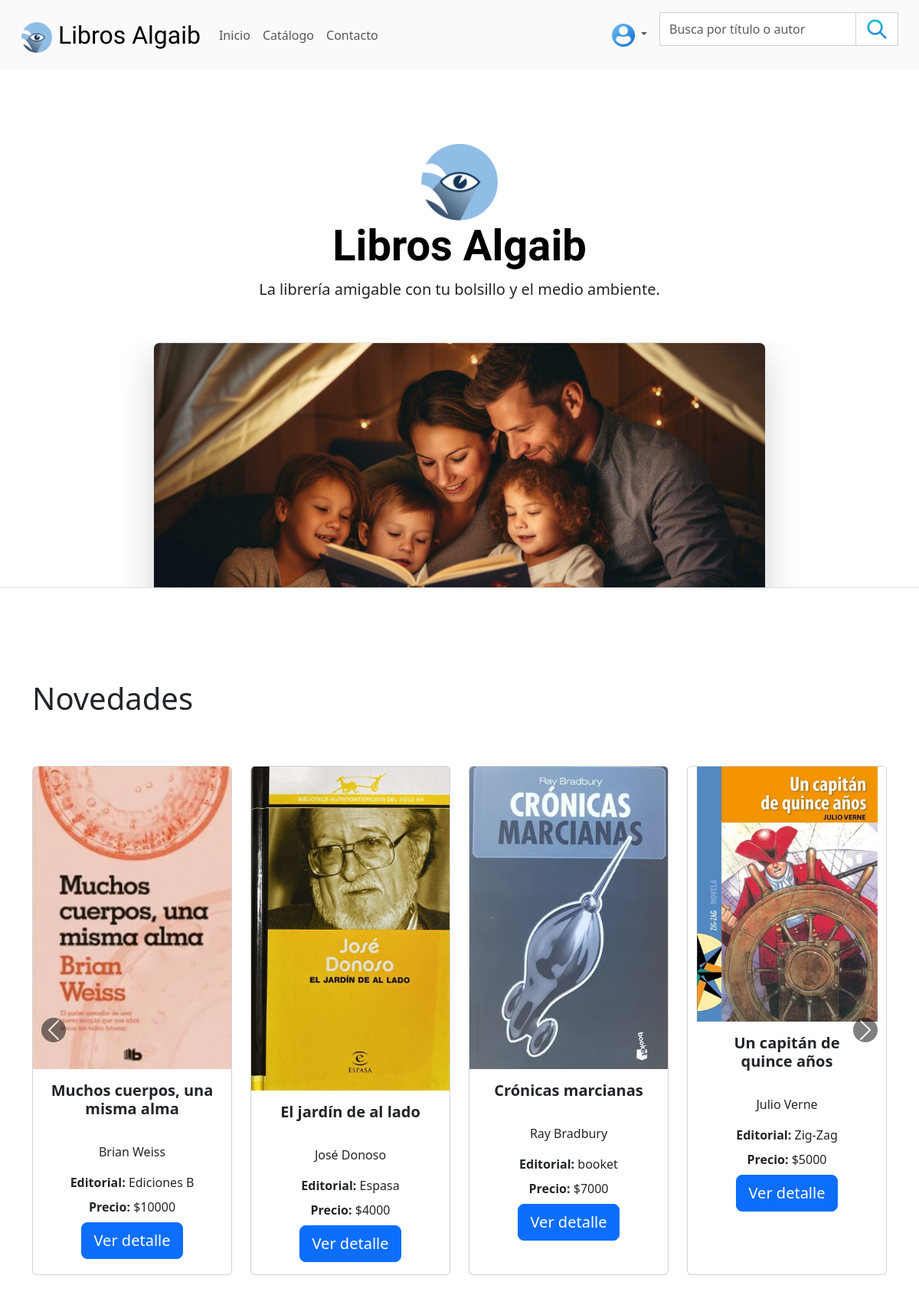
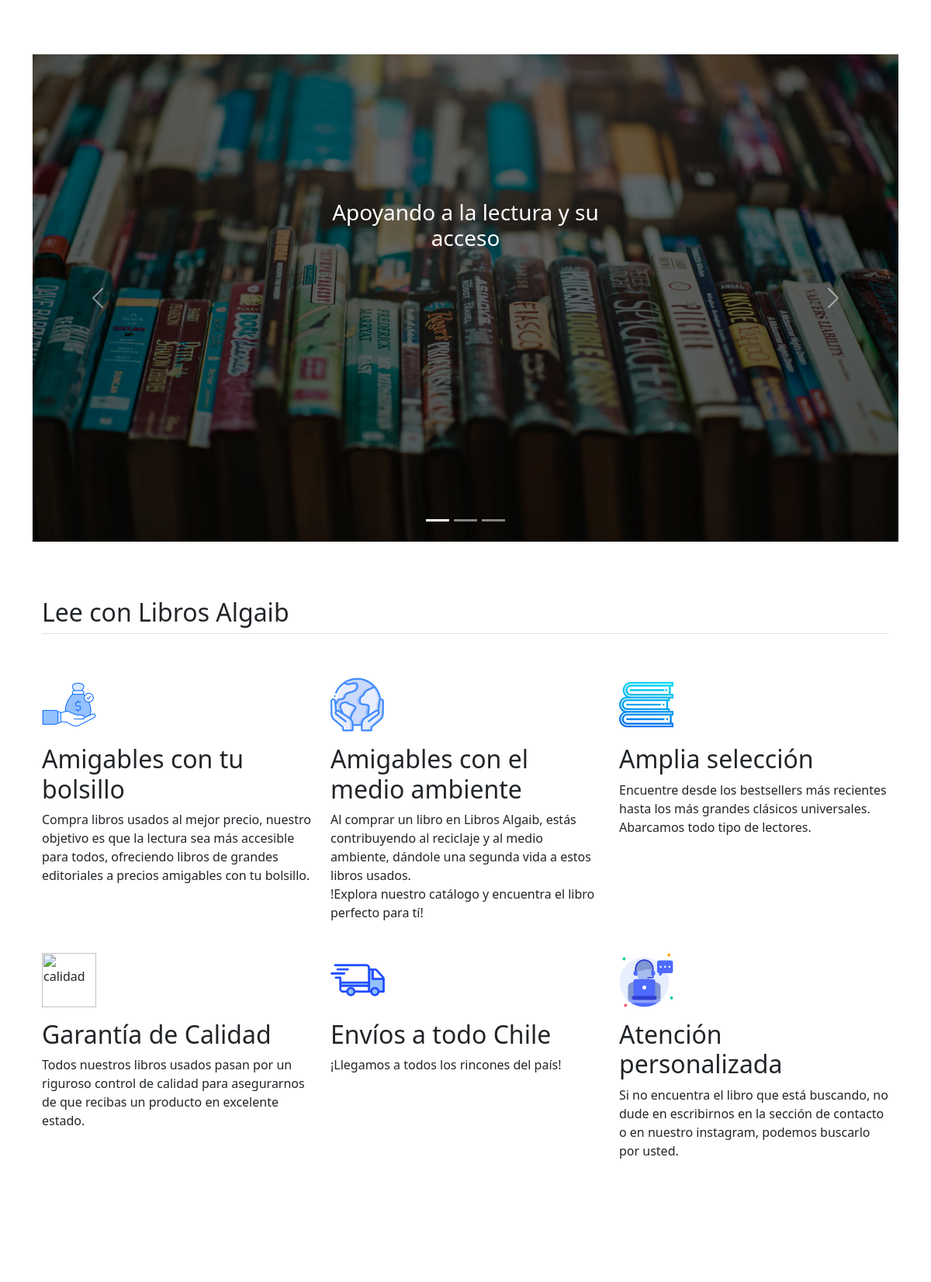
The page / (upper part) on the database its author committed (2 pictures, top to bottom).
### store/models.py (models this page shows, shortened)
class Product(models.Model):
    nombre = models.TextField()
    autor = models.TextField()
    editorial = models.CharField(max_length=255)
    precio = models.DecimalField(max_digits=6, decimal_places=0)
    stock = models.IntegerField()
    paginas = models.IntegerField()
    descripcion = models.TextField()
    fecha_ingreso = models.DateTimeField(auto_now_add=True)
    imagen = models.ImageField(upload_to='products/', null=True, blank=True)

### store/views.py (the view)
# urls.py: path('', views.index, name='index'),
def index(request):
    products = Product.objects.order_by('-fecha_ingreso')[:12]
    return render(request, 'index.html', {'products': products})

### store/templates/index.html (shortened to what this page needs)
{% load static %}
{% load bootstrap5 %}
<!DOCTYPE html>
<html lang="es">
<head>
    {% bootstrap_css %}
    <link rel="stylesheet" href="{% static 'css/navbar.css' %}">
    <link rel="stylesheet" href="{% static 'css/index.css' %}">
</head>
<body>
  <nav class="navbar navbar-expand-lg navbar-light sticky-top" id="mainNav">
    <div class="container-fluid">
        <a class="navbar-brand custom-font-logo" href="{% url 'index' %}"><img src="{% static 'img/logolibrosalgaib.png' %}" alt="Libros Algaib"> Libros Algaib</a>
        <div class="collapse navbar-collapse" id="navbarResponsive">
            <ul class="navbar-nav me-auto mb-2 mb-lg-0">
                <li class="nav-item"><a class="nav-link" href="#">Inicio</a></li>
                <li class="nav-item"><a class="nav-link" href="{% url 'product_list' %}">Catálogo</a></li>
                <li class="nav-item"><a class="nav-link" href="{% url 'contacto' %}">Contacto</a></li>
            </ul>
            <ul class="navbar-nav">
                <li class="nav-item dropdown">
                    <a class="nav-link dropdown-toggle" href="#" id="navbarDropdown" role="button" data-bs-toggle="dropdown" aria-expanded="false">
                        <img src="{% static 'img/usuario.png' %}" alt="Usuario" style="width: 30px; height: 30px;">
                    </a>
                </li>
            </ul>
            <form class="d-flex ms-2" method="GET" action="{% url 'product_list' %}">
                <input class="form-control rounded-0" type="search" name="q" placeholder="Busca por título o autor" aria-label="Search">
                <button class="btn btn-outline-light buttn-buscar rounded-0" type="submit"><img src="{% static 'img/buscar.png' %}" alt="icono buscar" height="30"></button>
            </form>
        </div>
    </div>
</nav>
  <div class="px-4 pt-5 my-5 text-center border-bottom">
    <img src="{% static 'img/logolibrosalgaib.png' %}" alt="moveit brand icon" height="100"><h1 class="display-4 fw-bold text-body-emphasis custom-font">Libros Algaib</h1>
    <div class="col-lg-6 mx-auto">
      <p class="lead mb-4">La librería amigable con tu bolsillo y el medio ambiente. <br><br></p>
    </div>
    <div class="overflow-hidden" style="max-height: 40vh;">
      <div class="container px-5">
        <img src="{% static 'img/familialeyendo1.jpg' %}" class="img-fluid border rounded-3 shadow-lg mb-4" alt="Familia leyendo" width="800" height="1000" loading="lazy">
      </div>
    </div>
  </div>
<br>
  <div class="container mt-4 pt-4 container-novedades">
    <h1>Novedades</h1>
</div>
<div class="container mt-4 pt-4 d-none d-md-block">
  <div id="librosCarousel" class="carousel slide" data-bs-ride="carousel">
      <div class="carousel-inner">
          {% for product in products %}
          {% if forloop.first %}<div class="carousel-item active"><div class="row">{% elif forloop.counter0|divisibleby:4 %}</div></div><div class="carousel-item"><div class="row">{% endif %}
              <div class="col-md-3 mb-4">
                  <div class="card h-100">
                      {% if product.imagen %}
                      <img src="{{ product.imagen.url }}" class="card-img-top" alt="{{ product.nombre }}">
                      {% endif %}
                      <div class="card-body">
                          <h5 class="card-title text-center text-truncate" style="max-width: 100%;">{{ product.nombre|linebreaks }}</h5>
                          <p class="card-text text-center text-truncate" style="max-width: 100%;">{{ product.autor|linebreaks }}</p>
                          <p class="card-text text-center"><strong>Editorial:</strong> {{ product.editorial }}</p>
                          <p class="card-text text-center"><strong>Precio:</strong> ${{ product.precio }}</p>
                          <a href="{% url 'libro_detalle' product.id %}" class="btn btn-primary btn-lg px-3">Ver detalle</a>
                      </div>
                  </div>
              </div>
          {% endfor %}
          </div></div>
      </div>
      <button class="carousel-control-prev novedades-carousel-control-prev" type="button" data-bs-target="#librosCarousel" data-bs-slide="prev">
        <span class="carousel-control-prev-icon novedades-carousel-control-prev-icon" aria-hidden="true"></span>
    </button>
    <button class="carousel-control-next novedades-carousel-control-next" type="button" data-bs-target="#librosCarousel" data-bs-slide="next">
        <span class="carousel-control-next-icon novedades-carousel-control-next-icon" aria-hidden="true"></span>
    </button>
  </div>
</div>
<br><br><br>
<div class="container">
  <div id="carouselExampleIndicators" class="carousel slide">
      <div class="carousel-indicators">
          <button type="button" data-bs-target="#carouselExampleIndicators" data-bs-slide-to="0" class="active" aria-current="true" aria-label="Slide 1"></button>
          <button type="button" data-bs-target="#carouselExampleIndicators" data-bs-slide-to="1" aria-label="Slide 2"></button>
          <button type="button" data-bs-target="#carouselExampleIndicators" data-bs-slide-to="2" aria-label="Slide 3"></button>
      </div>
      <div class="carousel-inner">
          <div class="carousel-item active">
              <img src="{% static 'img/libros1.jpg' %}" class="d-block w-100 overlay" alt="librosusados">
              <div class="carousel-caption">
                  <h3>Apoyando a la lectura y su acceso</h3>
              </div>
          </div>
      </div>
      <button class="carousel-control-prev" type="button" data-bs-target="#carouselExampleIndicators" data-bs-slide="prev">
          <span class="carousel-control-prev-icon" aria-hidden="true"></span>
      </button>
      <button class="carousel-control-next" type="button" data-bs-target="#carouselExampleIndicators" data-bs-slide="next">
          <span class="carousel-control-next-icon" aria-hidden="true"></span>
      </button>
  </div>
</div>
<br>
  <div class="container px-4 py-5" id="featured-3">
    <h2 class="pb-2 border-bottom">Lee con Libros Algaib</h2>
    <div class="row g-4 py-5 row-cols-1 row-cols-lg-3">
      <div class="feature col">
        <div class="feature-icon d-inline-flex align-items-center justify-content-center mb-3" style="background-color: transparent;">
            <img src="{% static 'img/economico.png' %}" alt="briefcase" class="img-fluid" style="height: 70px; width: 70px;">
        </div>
        <h3 class="fs-2">Amigables con tu bolsillo</h3>
        <p>Compra libros usados al mejor precio, nuestro objetivo es que la lectura sea más accesible para todos, ofreciendo libros de grandes editoriales a precios amigables con tu bolsillo.</p>
    </div>
      <div class="feature col">
        <div class="feature-icon d-inline-flex align-items-center justify-content-center mb-3" style="background-color: transparent;">
          <img src="{% static 'img/sustentable.png' %}" alt="briefcase" class="img-fluid" style="height: 70px; width: 70px;">
      </div>
        <h3 class="fs-2">Amigables con el medio ambiente</h3>
        <p>Al comprar un libro en Libros Algaib, estás contribuyendo al reciclaje y al medio ambiente, dándole una segunda vida a estos libros usados. <br> !Explora nuestro catálogo y encuentra el libro perfecto para tí!</p>
      </div>
      <div class="feature col">
        <div class="feature-icon d-inline-flex align-items-center justify-content-center mb-3" style="background-color: transparent;">
          <img src="{% static 'img/libros.png' %}" alt="briefcase" class="img-fluid" style="height: 70px; width: 70px;">
        </div>
        <h3 class="fs-2">Amplia selección</h3>
        <p>Encuentre desde los bestsellers más recientes hasta los más grandes clásicos universales. Abarcamos todo tipo de lectores.</p>
      </div>
      <div class="feature col">
        <div class="feature-icon d-inline-flex align-items-center justify-content-center mb-3" style="background-color: transparent;">
            <img src="{% static 'img/calidad.png' %}" alt="calidad" class="img-fluid" style="height: 70px; width: 70px;">
        </div>
        <h3 class="fs-2">Garantía de Calidad</h3>
        <p>Todos nuestros libros usados pasan por un riguroso control de calidad para asegurarnos de que recibas un producto en excelente estado.</p>
    </div>
      <div class="feature col">
        <div class="feature-icon d-inline-flex align-items-center justify-content-center mb-3" style="background-color: transparent;">
          <img src="{% static 'img/envio.png' %}" alt="briefcase" class="img-fluid" style="height: 70px; width: 70px;">
        </div>
        <h3 class="fs-2">Envíos a todo Chile</h3>
        <p>¡Llegamos a todos los rincones del país!</p>
      </div>
      <div class="feature col">
        <div class="feature-icon d-inline-flex align-items-center justify-content-center mb-3" style="background-color: transparent;">
          <img src="{% static 'img/atencionalcliente.png' %}" alt="briefcase" class="img-fluid" style="height: 70px; width: 70px;">
        </div>
        <h3 class="fs-2">Atención personalizada</h3>
        <p>Si no encuentra el libro que está buscando, no dude en escribirnos en la sección de contacto o en nuestro instagram, podemos buscarlo por usted.</p>
      </div>
    </div>
  </div>
</body>
</html>

### store/static/css/navbar.css (style rules this page uses)
.custom-font { font-family: 'Tangerine', cursive; }
.custom-font-logo { font-size: 2rem; font-family: 'Tangerine', cursive; }
.navbar { padding: 1rem 1rem; background-color: rgb(250, 250, 250); }
.navbar-brand img { height: 40px; }
.buttn-buscar { background-color: white; }
.form-control, .btn-outline-light.buttn-buscar { border: 1px solid #ced4da; border-radius: 0; margin-right: -1px; }

### store/static/css/index.css (style rules this page uses)
.carousel-item { position: relative; }
.carousel-item .overlay { filter: brightness(50%); transition: filter 0.5s; }
.carousel-caption { position: absolute; top: 50%; left: 50%; transform: translate(-50%, -50%); text-align: center; }
.container-novedades { overflow-x: auto; white-space: nowrap; margin-bottom: 2rem; }
.card { display: flex; flex-direction: column; justify-content: center; align-items: center; text-align: center; max-width: 100%; }
.card-title { font-size: 1.25rem; font-weight: bold; margin-bottom: 0.5rem; }
.card-text { font-size: 1rem; margin-bottom: 0.5rem; }
.text-truncate { white-space: nowrap; overflow: hidden; text-overflow: ellipsis; max-width: 100%; }
.novedades-carousel-control-prev, .novedades-carousel-control-next { width: 5%; }
.novedades-carousel-control-prev-icon, .novedades-carousel-control-next-icon { background-color: black; padding: 10px; border-radius: 50%; }

### rows shown on the page
Product: imagen (picture), nombre "Muchos cuerpos, una misma alma", autor "Brian Weiss", editorial "Ediciones B", precio "10000"
Product: imagen (picture), nombre "El jardín de al lado", autor "José Donoso", editorial "Espasa", precio "4000"
Product: imagen (picture), nombre "Crónicas marcianas", autor "Ray Bradbury", editorial "booket", precio "7000"
Product: imagen (picture), nombre "Un capitán de quince años", autor "Julio Verne", editorial "Zig-Zag", precio "5000"
